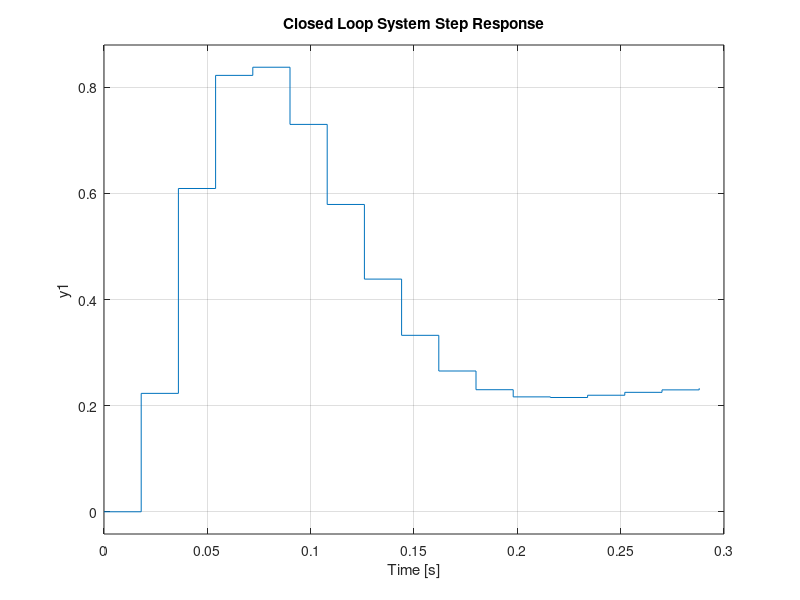
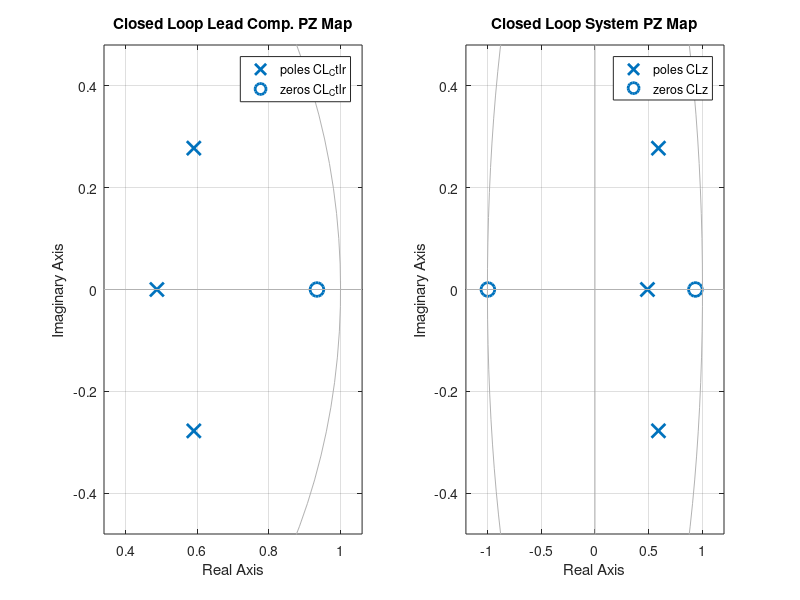

Source code (MATLAB) for these figures, in order:
% Zack Goyetche
% Lead compensator closed loop control simulations
% Controls II Lab

clc;
clear all;

%UNITS: Distance: millimeters
%       Voltage: Volts

%CONSTANTS-----------------------------------------------------------------
Ka = 0.27399;   % Actuator gain
Ks = 0.06339;   % Sensor gain
Kcomp = 267;    % Compensator gain that brings poles close to real axis
a = 0.934;      % Zero location
T = 0.018       % sample period of 18 ms
 
%S-DOMAIN OPEN LOOP PLANT TRANSFER FUNCTION--------------------------------
Gs_num = [17.34^2];             % wn^2
Gs_den = [1 0.6936 17.34^2];    % s^2 + 2*z*wn*s + wn^2
Gs = tf(Gs_num,Gs_den)          % Gs transfer function

%Z DOMAIN OL TRANSFER FUNCTION + ZOH---------------------------------------
Gz = c2d(Gs, T, 'zoh') % Gz transfer function with ZOH (plant)
%dcgain(Gz)             %The gain should be unity.
[Gz_num, Gz_den] = tfdata(Gz,'v'); % num and den of Gz

%Z DOMAIN LEAD COMP--------------------------------------------------------
Dz_num = [1 -a];    % numerator of the compensator Dz 
                    % (a is the locaiton of zero)                  
Dz_den = [1 0];     % denominator of the compensator Dz
Dz = tf(Dz_num,Dz_den,T); % Dz transfer function (lead compensator)

%Z DOMAIN OPENLOOP FORWARD PATH--------------------------------------------
OL_FPath = Gz*Dz*Ka*Ks; % DzGz together (plant, Ka, and compensator)

%Z DOMAIN CLOSED LOOP CONTROLLER-------------------------------------------
CL_Ctlr_num = [Dz_num*Ka*Ks*Kcomp];

%Z DOMAIN CLOSED LOOP CONTROLLER AND PLANT---------------------------------
CL_Ctlr_Plant_num = [conv(Gz_num, Dz_num)*Ka*Ks*Kcomp];
CL_den = [(conv(Dz_den, Gz_den) + conv(Gz_num, Dz_num)*Ka*Ks*Kcomp)];
CL_Ctlr = tf(CL_Ctlr_num, CL_den, T)    % closed-loop controller
CLz = tf(CL_Ctlr_Plant_num, CL_den, T)  % closed-loop controller + Plant

%PLOTS---------------------------------------------------------------------
figure(1)
    subplot(2,2,1)
        rlocus(OL_FPath)
        title('OL Forward Path RL')
    subplot(2,2,2)
        step(Gz)
        title('OL Plant Step Response')
    subplot(2,2,3)
        step(CL_Ctlr)
        title('Closed Loop Controller Step Response')
    subplot(2,2,4)
        step(CLz)
        title('Closed Loop System Step Response')
    

figure(2)
    subplot(1,2,1)
        pzmap(CL_Ctlr)
        title('Closed Loop Lead Comp. PZ Map')
    subplot(1,2,2)
        pzmap(CLz)
        title('Closed Loop System PZ Map')
    